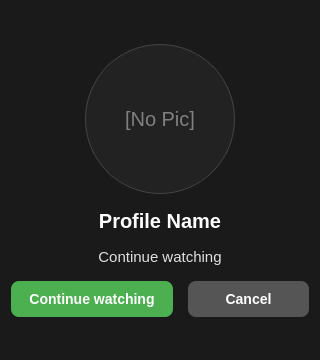
<?xml version="1.0" encoding="UTF-8"?>
<ui version="4.0">
 <class>ConfirmLoginDialog</class>
 <widget class="QDialog" name="ConfirmLoginDialog">
  <property name="geometry">
   <rect>
    <x>0</x>
    <y>0</y>
    <width>320</width>
    <height>360</height>
   </rect>
  </property>
  <property name="windowTitle">
   <string>Continue watching</string>
  </property>
  <property name="styleSheet">
   <string>
QDialog {
    background-color: #1a1a1a;
}
QLabel#picLabel {
    color: gray;
    font-size: 20px;
    border: 1px solid #444;
    border-radius: 75px;
    background-color: #222;
}
QLabel#nameLabel {
    color: white;
    font-size: 20px;
    font-weight: bold;
}
QLabel#promptLabel {
    color: #e0e0e0;
    font-size: 15px;
}
QPushButton#continueBtn {
    background: #4CAF50;
    color: white;
    border-radius: 8px;
    padding: 10px 18px;
    font-weight: bold;
    font-size: 14px;
}
QPushButton#continueBtn:hover {
    background: #45a049;
}
QPushButton#cancelBtn {
    background: #555;
    color: white;
    border-radius: 8px;
    padding: 10px 18px;
    font-weight: bold;
    font-size: 14px;
}
QPushButton#cancelBtn:hover {
    background: #666;
}
</string>
  </property>
  <layout class="QVBoxLayout" name="verticalLayout">
   <property name="spacing">
    <number>15</number>
   </property>
   <item>
    <spacer name="verticalSpacer_2">
     <property name="orientation">
      <enum>Qt::Vertical</enum>
     </property>
     <property name="sizeHint" stdset="0">
      <size>
       <width>20</width>
       <height>20</height>
      </size>
     </property>
    </spacer>
   </item>
   <item alignment="Qt::AlignHCenter">
    <widget class="QLabel" name="picLabel">
     <property name="minimumSize">
      <size>
       <width>150</width>
       <height>150</height>
      </size>
     </property>
     <property name="maximumSize">
      <size>
       <width>150</width>
       <height>150</height>
      </size>
     </property>
     <property name="text">
      <string>[No Pic]</string>
     </property>
     <property name="alignment">
      <set>Qt::AlignCenter</set>
     </property>
    </widget>
   </item>
   <item>
    <widget class="QLabel" name="nameLabel">
     <property name="text">
      <string>Profile Name</string>
     </property>
     <property name="alignment">
      <set>Qt::AlignCenter</set>
     </property>
    </widget>
   </item>
   <item>
    <widget class="QLabel" name="promptLabel">
     <property name="text">
      <string>Continue watching</string>
     </property>
     <property name="alignment">
      <set>Qt::AlignCenter</set>
     </property>
    </widget>
   </item>
   <item>
    <layout class="QHBoxLayout" name="buttonLayout">
     <item>
      <widget class="QPushButton" name="continueBtn">
       <property name="text">
        <string>Continue watching</string>
       </property>
      </widget>
     </item>
     <item>
      <widget class="QPushButton" name="cancelBtn">
       <property name="text">
        <string>Cancel</string>
       </property>
      </widget>
     </item>
    </layout>
   </item>
   <item>
    <spacer name="verticalSpacer">
     <property name="orientation">
      <enum>Qt::Vertical</enum>
     </property>
     <property name="sizeHint" stdset="0">
      <size>
       <width>20</width>
       <height>20</height>
      </size>
     </property>
    </spacer>
   </item>
  </layout>
 </widget>
 <resources/>
 <connections/>
</ui>
